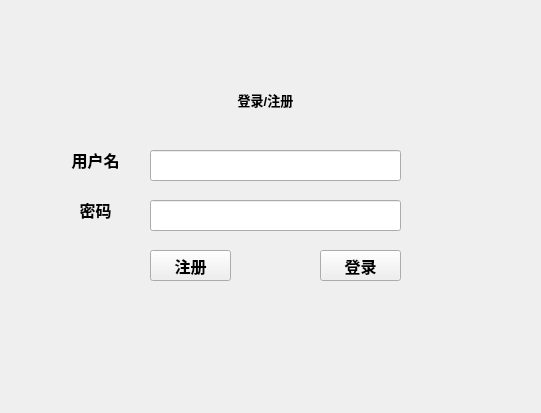
<?xml version="1.0" encoding="UTF-8"?>
<ui version="4.0">
 <class>Widget</class>
 <widget class="QWidget" name="Widget">
  <property name="geometry">
   <rect>
    <x>0</x>
    <y>0</y>
    <width>541</width>
    <height>413</height>
   </rect>
  </property>
  <property name="windowTitle">
   <string>Widget</string>
  </property>
  <widget class="QLabel" name="label">
   <property name="geometry">
    <rect>
     <x>50</x>
     <y>140</y>
     <width>91</width>
     <height>41</height>
    </rect>
   </property>
   <property name="text">
    <string>&lt;html&gt;&lt;head/&gt;&lt;body&gt;&lt;p align=&quot;center&quot;&gt;&lt;span style=&quot; font-size:12pt; font-weight:700;&quot;&gt;用户名&lt;/span&gt;&lt;/p&gt;&lt;/body&gt;&lt;/html&gt;</string>
   </property>
  </widget>
  <widget class="QLabel" name="label_3">
   <property name="geometry">
    <rect>
     <x>50</x>
     <y>190</y>
     <width>91</width>
     <height>41</height>
    </rect>
   </property>
   <property name="text">
    <string>&lt;html&gt;&lt;head/&gt;&lt;body&gt;&lt;p align=&quot;center&quot;&gt;&lt;span style=&quot; font-size:12pt; font-weight:700;&quot;&gt;密码&lt;/span&gt;&lt;/p&gt;&lt;/body&gt;&lt;/html&gt;</string>
   </property>
  </widget>
  <widget class="QLineEdit" name="user_lineEdit">
   <property name="geometry">
    <rect>
     <x>150</x>
     <y>150</y>
     <width>251</width>
     <height>31</height>
    </rect>
   </property>
  </widget>
  <widget class="QLineEdit" name="password_lineEdit">
   <property name="geometry">
    <rect>
     <x>150</x>
     <y>200</y>
     <width>251</width>
     <height>31</height>
    </rect>
   </property>
  </widget>
  <widget class="QPushButton" name="registerBtn">
   <property name="geometry">
    <rect>
     <x>150</x>
     <y>250</y>
     <width>81</width>
     <height>31</height>
    </rect>
   </property>
   <property name="font">
    <font>
     <pointsize>12</pointsize>
     <bold>true</bold>
    </font>
   </property>
   <property name="text">
    <string>注册</string>
   </property>
  </widget>
  <widget class="QPushButton" name="loginBtn">
   <property name="geometry">
    <rect>
     <x>320</x>
     <y>250</y>
     <width>81</width>
     <height>31</height>
    </rect>
   </property>
   <property name="font">
    <font>
     <pointsize>12</pointsize>
     <bold>true</bold>
    </font>
   </property>
   <property name="text">
    <string>登录</string>
   </property>
  </widget>
  <widget class="QLabel" name="label_2">
   <property name="geometry">
    <rect>
     <x>200</x>
     <y>70</y>
     <width>131</width>
     <height>61</height>
    </rect>
   </property>
   <property name="text">
    <string>&lt;html&gt;&lt;head/&gt;&lt;body&gt;&lt;p align=&quot;center&quot;&gt;&lt;span style=&quot; font-size:10pt; font-weight:700;&quot;&gt;登录/注册&lt;/span&gt;&lt;/p&gt;&lt;/body&gt;&lt;/html&gt;</string>
   </property>
  </widget>
 </widget>
 <resources/>
 <connections/>
</ui>
